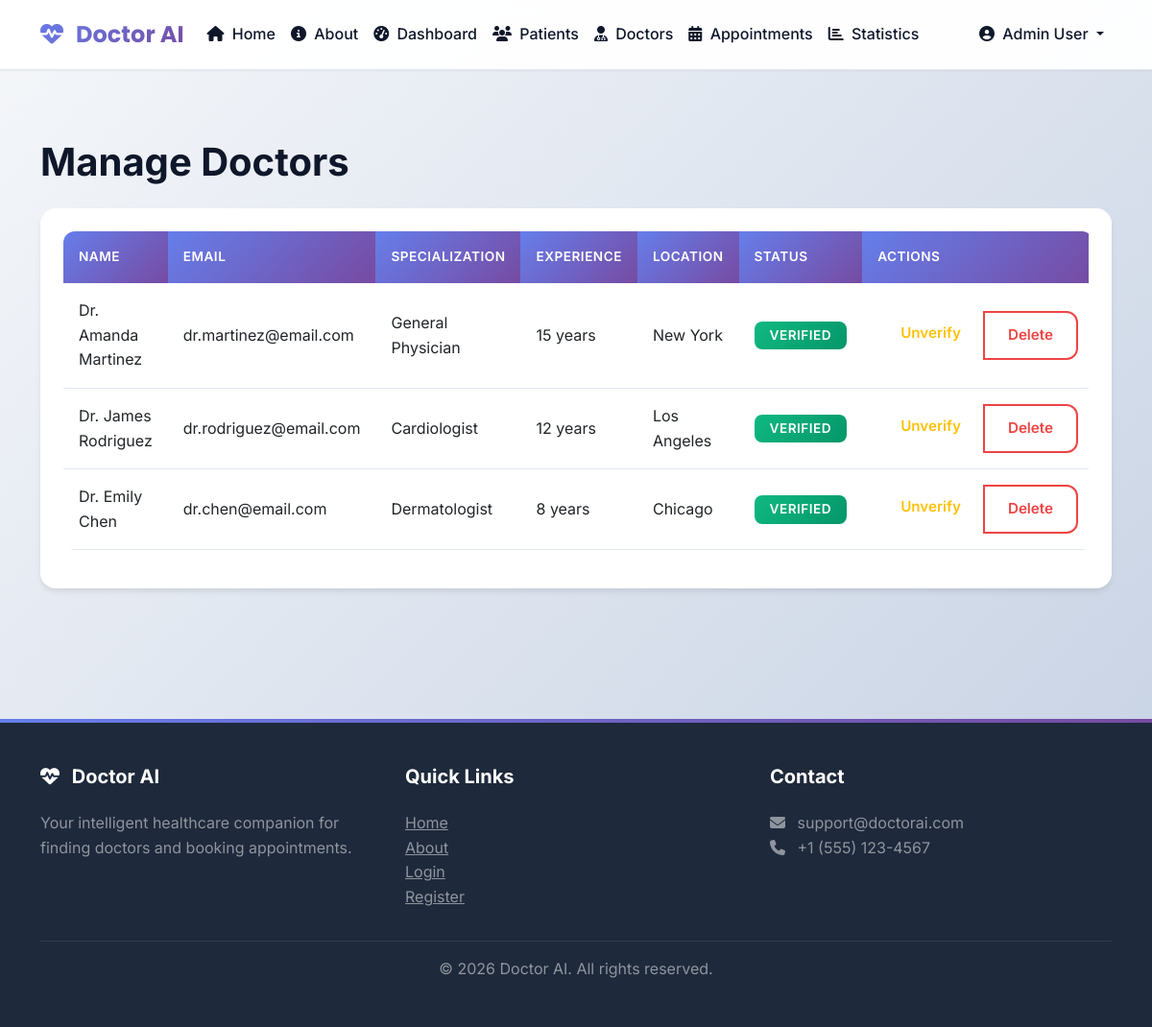
The page /admin/doctors (signed in) on the database its author committed.
### tables this page shows
CREATE TABLE doctors (
            doctor_id INTEGER PRIMARY KEY AUTOINCREMENT,
            user_id INTEGER UNIQUE NOT NULL,
            specialization TEXT NOT NULL,
            qualification TEXT,
            experience INTEGER,
            hospital TEXT,
            location TEXT,
            consultation_fee REAL,
            bio TEXT,
            is_verified BOOLEAN DEFAULT 0,
            FOREIGN KEY (user_id) REFERENCES users(user_id) ON DELETE CASCADE
        );

CREATE TABLE users (
            user_id INTEGER PRIMARY KEY AUTOINCREMENT,
            name TEXT NOT NULL,
            email TEXT UNIQUE NOT NULL,
            password_hash TEXT NOT NULL,
            role TEXT NOT NULL CHECK(role IN ('patient', 'doctor', 'admin')),
            phone TEXT,
            created_at TIMESTAMP DEFAULT CURRENT_TIMESTAMP
        );

### routes/admin.py (the view)
@bp.route('/doctors')
@login_required
def doctors():
    connection = None
    doctors_list = []
    try:
        connection = get_db_connection()
        cursor = get_dict_cursor(connection)
        cursor.execute("""
            SELECT d.*, u.name, u.email, u.phone, u.created_at
            FROM doctors d
            JOIN users u ON d.user_id = u.user_id
            ORDER BY d.is_verified DESC, u.created_at DESC
        """)
        doctors_list = cursor.fetchall()
    except Exception as e:
        flash(f'Error loading doctors: {str(e)}', 'error')
    finally:
        if connection:
            close_db_connection(connection)
    return render_template('admin_doctors.html', doctors=doctors_list)

### database.py (called while the page is built, shortened)
def get_db_connection():
    try:
        if Config.DB_TYPE == 'sqlite' or not MYSQL_AVAILABLE:
            connection = sqlite3.connect(Config.DB_PATH)
            connection.row_factory = sqlite3.Row  # This makes rows behave like dictionaries
            return connection
    except Exception as e:
        print(f"Error connecting to database: {e}")
        raise Exception("Database connection failed. Please check your database configuration.")

def get_dict_cursor(connection):
    if Config.DB_TYPE == 'sqlite' or not MYSQL_AVAILABLE:
        return connection.cursor()
    else:
        return connection.cursor(dictionary=True)

def close_db_connection(connection):
    try:
        if Config.DB_TYPE == 'sqlite' or not MYSQL_AVAILABLE:
            if connection:
                connection.close()
        else:
            if connection and connection.is_connected():
                connection.close()
    except:
        pass

### routes/admin.py (called while the page is built)
def login_required(f):
    @wraps(f)
    def decorated_function(*args, **kwargs):
        if 'user_id' not in session:
            flash('Please login to access this page', 'error')
            return redirect(url_for('auth.login'))
        if session.get('role') != 'admin':
            flash('Access denied. Admin access only.', 'error')
            return redirect(url_for('auth.login'))
        return f(*args, **kwargs)
    return decorated_function

### templates/admin_doctors.html (shortened to what this page needs)
{% extends "base.html" %}
{% block content %}
<div class="container py-5">
    <div class="row">
        <div class="col-lg-12">
            <h1 class="fw-bold mb-4">Manage Doctors</h1>
            {% if doctors %}
            <div class="card">
                <div class="card-body">
                    <div class="table-responsive">
                        <table class="table table-hover">
                            <thead>
                                <tr>
                                    <th>Name</th>
                                    <th>Email</th>
                                    <th>Specialization</th>
                                    <th>Experience</th>
                                    <th>Location</th>
                                    <th>Status</th>
                                    <th>Actions</th>
                                </tr>
                            </thead>
                            <tbody>
                                {% for doctor in doctors %}
                                <tr>
                                    <td>{{ doctor.name }}</td>
                                    <td>{{ doctor.email }}</td>
                                    <td>{{ doctor.specialization }}</td>
                                    <td>{{ doctor.experience }} years</td>
                                    <td>{{ doctor.location }}</td>
                                    <td>
                                        {% if doctor.is_verified %}
                                        <span class="badge bg-success">Verified</span>
                                        {% else %}
                                        <span class="badge bg-warning">Pending</span>
                                        {% endif %}
                                    </td>
                                    <td>
                                        <div class="btn-group">
                                            {% if doctor.is_verified %}
                                            <a href="{{ url_for('admin.unverify_doctor', doctor_id=doctor.doctor_id) }}"
                                               class="btn btn-sm btn-outline-warning">Unverify</a>
                                            {% else %}
                                            <a href="{{ url_for('admin.verify_doctor', doctor_id=doctor.doctor_id) }}"
                                               class="btn btn-sm btn-outline-success">Verify</a>
                                            {% endif %}
                                            <a href="{{ url_for('admin.delete_user', user_id=doctor.user_id) }}"
                                               class="btn btn-sm btn-outline-danger"
                                               onclick="return confirm('Are you sure you want to delete this doctor? This will delete all their data.')">
                                                Delete
                                            </a>
                                        </div>
                                    </td>
                                </tr>
                                {% endfor %}
                            </tbody>
                        </table>
                    </div>
                </div>
            </div>
            {% else %}
            <div class="text-center py-5">
                <i class="fas fa-user-md fa-3x text-muted mb-3"></i>
                <h3>No doctors registered</h3>
                <p class="text-muted">No doctors have registered on the platform yet</p>
            </div>
            {% endif %}
        </div>
    </div>
</div>
{% endblock %}

### static/css/style.css (style rules this page uses)
:root { --primary-color: #2563eb; --primary-dark: #1e40af; --primary-light: #3b82f6; --secondary-color: #10b981; --accent-color: #8b5cf6; --success-color: #10b981; --warning-color: #f59e0b; --danger-color: #ef4444; --info-color: #06b6d4; --dark-color: #1e293b; --light-color: #f8fafc; --border-color: #e2e8f0; --text-primary: #0f172a; --text-secondary: #64748b; --shadow-sm: 0 1px 2px 0 rgba(0, 0, 0, 0.05); --shadow-md: 0 4px 6px -1px rgba(0, 0, 0, 0.1); --shadow-lg: 0 10px 15px -3px rgba(0, 0, 0, 0.1); --shadow-xl: 0 20px 25px -5px rgba(0, 0, 0, 0.1); --gradient-primary: linear-gradient(135deg, #667eea 0%, #764ba2 100%); --gradient-secondary: linear-gradient(135deg, #10b981 0%, #059669 100%); --gradient-accent: linear-gradient(135deg, #8b5cf6 0%, #6366f1 100%); --gradient-success: linear-gradient(135deg, #10b981 0%, #059669 100%); --gradient-info: linear-gradient(135deg, #06b6d4 0%, #0891b2 100%); --gradient-warning: linear-gradient(135deg, #f59e0b 0%, #d97706 100%); --gradient-danger: linear-gradient(135deg, #ef4444 0%, #dc2626 100%); }
* { margin: 0; padding: 0; box-sizing: border-box; }
body { font-family: 'Inter', -apple-system, BlinkMacSystemFont, 'Segoe UI', Roboto, sans-serif; background: linear-gradient(135deg, #f5f7fa 0%, #c3cfe2 100%); background-attachment: fixed; color: var(--text-primary); line-height: 1.6; min-height: 100vh; }
.card { border: none; border-radius: 16px; box-shadow: var(--shadow-md); margin-bottom: 1.5rem; background: white; transition: all 0.3s ease; overflow: hidden; }
.card-body { padding: 1.5rem; }
.btn { border-radius: 12px; padding: 0.75rem 1.5rem; font-weight: 600; font-size: 0.95rem; transition: all 0.3s cubic-bezier(0.4, 0, 0.2, 1); border: none; position: relative; overflow: hidden; }
.btn::before { content: ''; position: absolute; top: 50%; left: 50%; width: 0; height: 0; border-radius: 50%; background: rgba(255, 255, 255, 0.3); transform: translate(-50%, -50%); transition: width 0.6s, height 0.6s; }
.btn-outline-danger { background: transparent; border: 2px solid var(--danger-color); color: var(--danger-color); }
.table { border-radius: 12px; overflow: hidden; }
.table thead th { background: var(--gradient-primary); color: white; font-weight: 600; border: none; padding: 1rem; text-transform: uppercase; font-size: 0.85rem; letter-spacing: 0.5px; }
.table tbody tr { transition: all 0.3s ease; }
.table td { padding: 1rem; vertical-align: middle; border-color: var(--border-color); }
.badge { padding: 0.5rem 1rem; font-weight: 600; font-size: 0.85rem; border-radius: 8px; text-transform: uppercase; letter-spacing: 0.5px; }
.bg-success { background: var(--gradient-success) !important; }
* { transition: background-color 0.3s ease, border-color 0.3s ease, color 0.3s ease; }

### rows shown on the page
doctors: name "Dr. Amanda Martinez", email "dr.martinez@email.com", specialization "General Physician", experience "15", location "New York", is_verified "VERIFIED"
doctors: name "Dr. James Rodriguez", email "dr.rodriguez@email.com", specialization "Cardiologist", experience "12", location "Los Angeles", is_verified "VERIFIED"
doctors: name "Dr. Emily Chen", email "dr.chen@email.com", specialization "Dermatologist", experience "8", location "Chicago", is_verified "VERIFIED"

### other values the page prints
{{ session.get('name', 'User') }} "Admin User"
